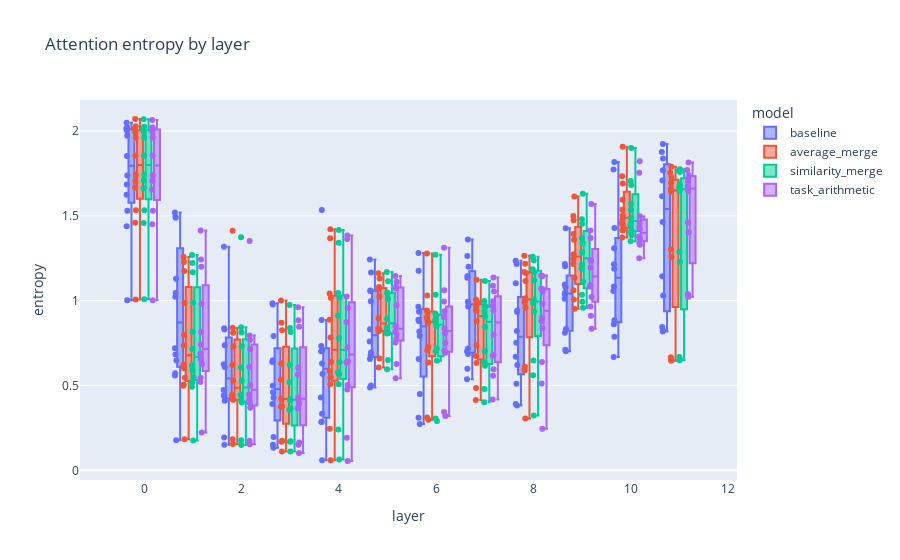
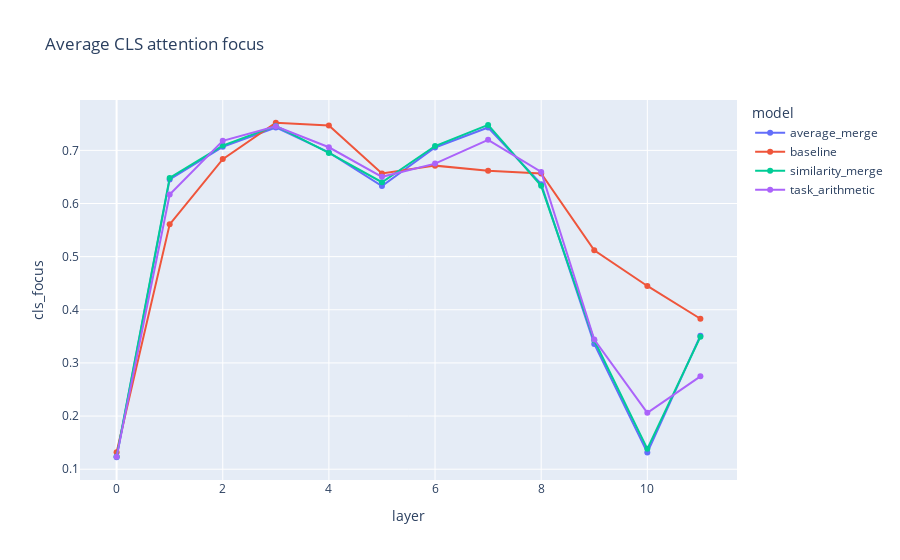

These figures' notebook cell, in order:
### Code cell
if not attention_df.empty:
    fig = px.box(
        attention_df,
        x="layer",
        y="entropy",
        color="model",
        points="all",
        title="Attention entropy by layer",
    )
    fig.show()

    fig = px.line(
        attention_df.groupby(["model", "layer"]).mean(numeric_only=True).reset_index(),
        x="layer",
        y="cls_focus",
        color="model",
        markers=True,
        title="Average CLS attention focus",
    )
    fig.show()

### Figure 1 — Plotly figure (JSON) as saved in the notebook; plotly's stock layout.template omitted (floating-point values rounded to 4 significant figures; data arrays with more than 128 entries replaced by an {"elided": "..."} marker saying what was removed)
{"data": [{"alignmentgroup": "True", "boxpoints": "all", "hovertemplate": "model=baseline<br>layer=%{x}<br>entropy=%{y}<extra></extra>", "legendgroup": "baseline", "marker": {"color": "#636efa"}, "name": "baseline", "notched": false, "offsetgroup": "baseline", "orientation": "v", "showlegend": true, "type": "box", "x": {"elided": "144 int values"}, "x0": " ", "xaxis": "x", "y": {"elided": "144 float values"}, "y0": " ", "yaxis": "y"}, {"alignmentgroup": "True", "boxpoints": "all", "hovertemplate": "model=average_merge<br>layer=%{x}<br>entropy=%{y}<extra></extra>", "legendgroup": "average_merge", "marker": {"color": "#EF553B"}, "name": "average_merge", "notched": false, "offsetgroup": "average_merge", "orientation": "v", "showlegend": true, "type": "box", "x": {"elided": "144 int values"}, "x0": " ", "xaxis": "x", "y": {"elided": "144 float values"}, "y0": " ", "yaxis": "y"}, {"alignmentgroup": "True", "boxpoints": "all", "hovertemplate": "model=similarity_merge<br>layer=%{x}<br>entropy=%{y}<extra></extra>", "legendgroup": "similarity_merge", "marker": {"color": "#00cc96"}, "name": "similarity_merge", "notched": false, "offsetgroup": "similarity_merge", "orientation": "v", "showlegend": true, "type": "box", "x": {"elided": "144 int values"}, "x0": " ", "xaxis": "x", "y": {"elided": "144 float values"}, "y0": " ", "yaxis": "y"}, {"alignmentgroup": "True", "boxpoints": "all", "hovertemplate": "model=task_arithmetic<br>layer=%{x}<br>entropy=%{y}<extra></extra>", "legendgroup": "task_arithmetic", "marker": {"color": "#ab63fa"}, "name": "task_arithmetic", "notched": false, "offsetgroup": "task_arithmetic", "orientation": "v", "showlegend": true, "type": "box", "x": {"elided": "144 int values"}, "x0": " ", "xaxis": "x", "y": {"elided": "144 float values"}, "y0": " ", "yaxis": "y"}], "layout": {"boxmode": "group", "legend": {"title": {"text": "model"}, "tracegroupgap": 0}, "title": {"text": "Attention entropy by layer"}, "xaxis": {"anchor": "y", "domain": [0, 1], "title": {"text": "layer"}}, "yaxis": {"anchor": "x", "domain": [0, 1], "title": {"text": "entropy"}}}}

### Figure 2 — Plotly figure (JSON) as saved in the notebook; plotly's stock layout.template omitted (floating-point values rounded to 4 significant figures)
{"data": [{"hovertemplate": "model=average_merge<br>layer=%{x}<br>cls_focus=%{y}<extra></extra>", "legendgroup": "average_merge", "line": {"color": "#636efa", "dash": "solid"}, "marker": {"symbol": "circle"}, "mode": "lines+markers", "name": "average_merge", "orientation": "v", "showlegend": true, "type": "scatter", "x": [0, 1, 2, 3, 4, 5, 6, 7, 8, 9, 10, 11], "xaxis": "x", "y": [0.1225, 0.6454, 0.7066, 0.7431, 0.6962, 0.6329, 0.7054, 0.7429, 0.6364, 0.3357, 0.1312, 0.3513], "yaxis": "y"}, {"hovertemplate": "model=baseline<br>layer=%{x}<br>cls_focus=%{y}<extra></extra>", "legendgroup": "baseline", "line": {"color": "#EF553B", "dash": "solid"}, "marker": {"symbol": "circle"}, "mode": "lines+markers", "name": "baseline", "orientation": "v", "showlegend": true, "type": "scatter", "x": [0, 1, 2, 3, 4, 5, 6, 7, 8, 9, 10, 11], "xaxis": "x", "y": [0.1318, 0.5607, 0.6835, 0.752, 0.7468, 0.6564, 0.6713, 0.6618, 0.6566, 0.512, 0.4448, 0.3831], "yaxis": "y"}, {"hovertemplate": "model=similarity_merge<br>layer=%{x}<br>cls_focus=%{y}<extra></extra>", "legendgroup": "similarity_merge", "line": {"color": "#00cc96", "dash": "solid"}, "marker": {"symbol": "circle"}, "mode": "lines+markers", "name": "similarity_merge", "orientation": "v", "showlegend": true, "type": "scatter", "x": [0, 1, 2, 3, 4, 5, 6, 7, 8, 9, 10, 11], "xaxis": "x", "y": [0.1238, 0.6482, 0.709, 0.746, 0.6952, 0.64, 0.7081, 0.7479, 0.6332, 0.3426, 0.1383, 0.3493], "yaxis": "y"}, {"hovertemplate": "model=task_arithmetic<br>layer=%{x}<br>cls_focus=%{y}<extra></extra>", "legendgroup": "task_arithmetic", "line": {"color": "#ab63fa", "dash": "solid"}, "marker": {"symbol": "circle"}, "mode": "lines+markers", "name": "task_arithmetic", "orientation": "v", "showlegend": true, "type": "scatter", "x": [0, 1, 2, 3, 4, 5, 6, 7, 8, 9, 10, 11], "xaxis": "x", "y": [0.1232, 0.6168, 0.718, 0.7454, 0.7058, 0.6502, 0.675, 0.7198, 0.6594, 0.3439, 0.2062, 0.2747], "yaxis": "y"}], "layout": {"legend": {"title": {"text": "model"}, "tracegroupgap": 0}, "title": {"text": "Average CLS attention focus"}, "xaxis": {"anchor": "y", "domain": [0, 1], "title": {"text": "layer"}}, "yaxis": {"anchor": "x", "domain": [0, 1], "title": {"text": "cls_focus"}}}}
